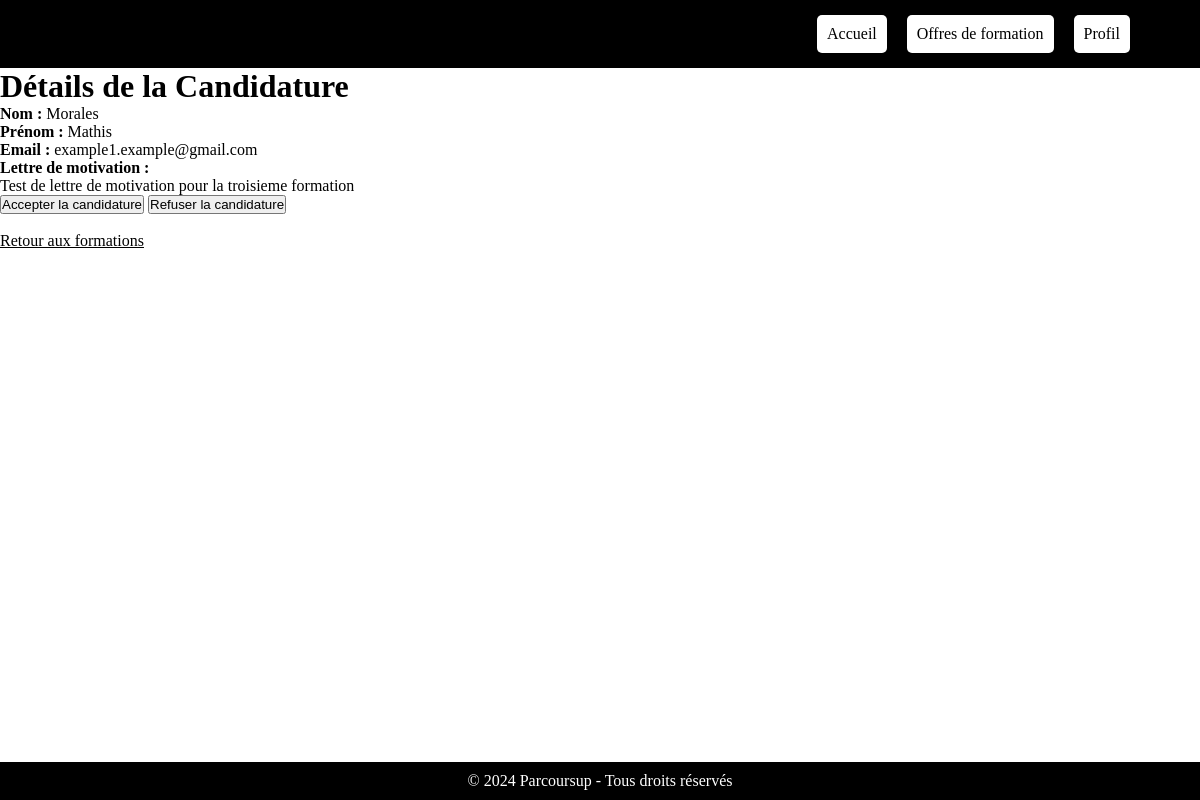
Screenshot of /Appli_ParcourSup/candidature/details/2/ (signed in) with the database file from the repository.
### Appli_ParcourSup/models.py (models this page shows, shortened)
class Candidature(models.Model):
    utilisateur = models.ForeignKey(User, on_delete=models.CASCADE)
    formation = models.ForeignKey(Formation, on_delete=models.CASCADE)
    nom = models.CharField(max_length=100)
    prenom = models.CharField(max_length=100)
    email = models.EmailField()
    lettre_motivation = models.TextField()
    date_postulation = models.DateTimeField(auto_now_add=True)
    statut = models.CharField(max_length=10, choices=[('en_attente', 'En attente'), ('acceptee', 'Acceptée'), ('refusee', 'Refusée')], default='en_attente')

### Appli_ParcourSup/views.py (the view)
# urls.py: path('candidature/details/<int:pk>/', views.details_candidature, name='details_candidature'),
@login_required
def details_candidature(request, pk):
    candidature = get_object_or_404(Candidature, pk=pk)
    if request.user.profile.status == 'ecole':
        return render(request, 'Appli_ParcourSup/details_candidature.html', {'candidature': candidature})
    else:
        messages.error(request, 'Vous n\'avez pas la permission de consulter cette candidature.')
        return redirect('liste_formations')

### Appli_ParcourSup/templates/Appli_ParcourSup/details_candidature.html (shortened to what this page needs)
<!DOCTYPE html>
<html lang="fr">
<head>
    {% load static %}
    <link rel="stylesheet" href="{% static 'index.css' %}">
</head>
<body>
    <header>
        <div class="logo">Parcoursup</div>
        <nav>
            <ul>
                <li><a href="{% url 'Page Accueil' %}">Accueil</a></li>
                <li><a href="{% url 'liste_formations' %}">Offres de formation</a></li>
                <li><a href="{% url 'profil_view' %}">Profil</a></li>
            </ul>
        </nav>
    </header>
    <main>
        <h1>Détails de la Candidature</h1>
        <p><strong>Nom :</strong> {{ candidature.nom }}</p>
        <p><strong>Prénom :</strong> {{ candidature.prenom }}</p>
        <p><strong>Email :</strong> {{ candidature.email }}</p>
        <p><strong>Lettre de motivation :</strong></p>
        <p>{{ candidature.lettre_motivation }}</p>
        <form action="{% url 'accepter_candidature' candidature.formation.pk candidature.utilisateur.pk %}" method="post" style="display:inline;">
            <button type="submit">Accepter la candidature</button>
        </form>
        <form action="{% url 'refuser_candidature' candidature.formation.pk candidature.utilisateur.pk %}" method="post" style="display:inline;">
            <button type="submit">Refuser la candidature</button>
        </form>
        <br><br>
        <a href="{% url 'liste_formations' %}">Retour aux formations</a>
    </main>
    <footer>
        <p>&copy; 2024 Parcoursup - Tous droits réservés</p>
    </footer>
</body>
</html>

### Appli_ParcourSup/static/index.css (style rules this page uses)
* { box-sizing: border-box; margin: 0; padding: 0; }
header { background: black; color: black; padding: 10px 20px; display: flex; justify-content: space-between; align-items: center; }
header .logo { font-size: 24px; font-weight: 700; }
nav ul { list-style: none; display: flex; }
nav ul li { margin-left: 20px; }
nav ul li a { color: black; text-decoration: none; transition: color 0.3s; }
html, body { height: 100%; margin: 0; display: flex; flex-direction: column; }
main { flex: 1; }
footer { background: black; color: white; text-align: center; padding: 10px 0; width: 100%; position: relative; bottom: 0; }
ul { list-style-type: none; padding: 0; margin-left: 50px; margin-right: 50px; }
ul li { background-color: white; padding: 10px; margin: 5px 0; border-radius: 5px; box-shadow: 0 2px 5px rgba(0, 0, 0, 0.1); }
a { color: black; }

### rows the page displays
Candidature: nom "Morales", prenom "Mathis", email "example1.example@gmail.com", lettre_motivation "Test de lettre de motivation pour la troisieme formation"
